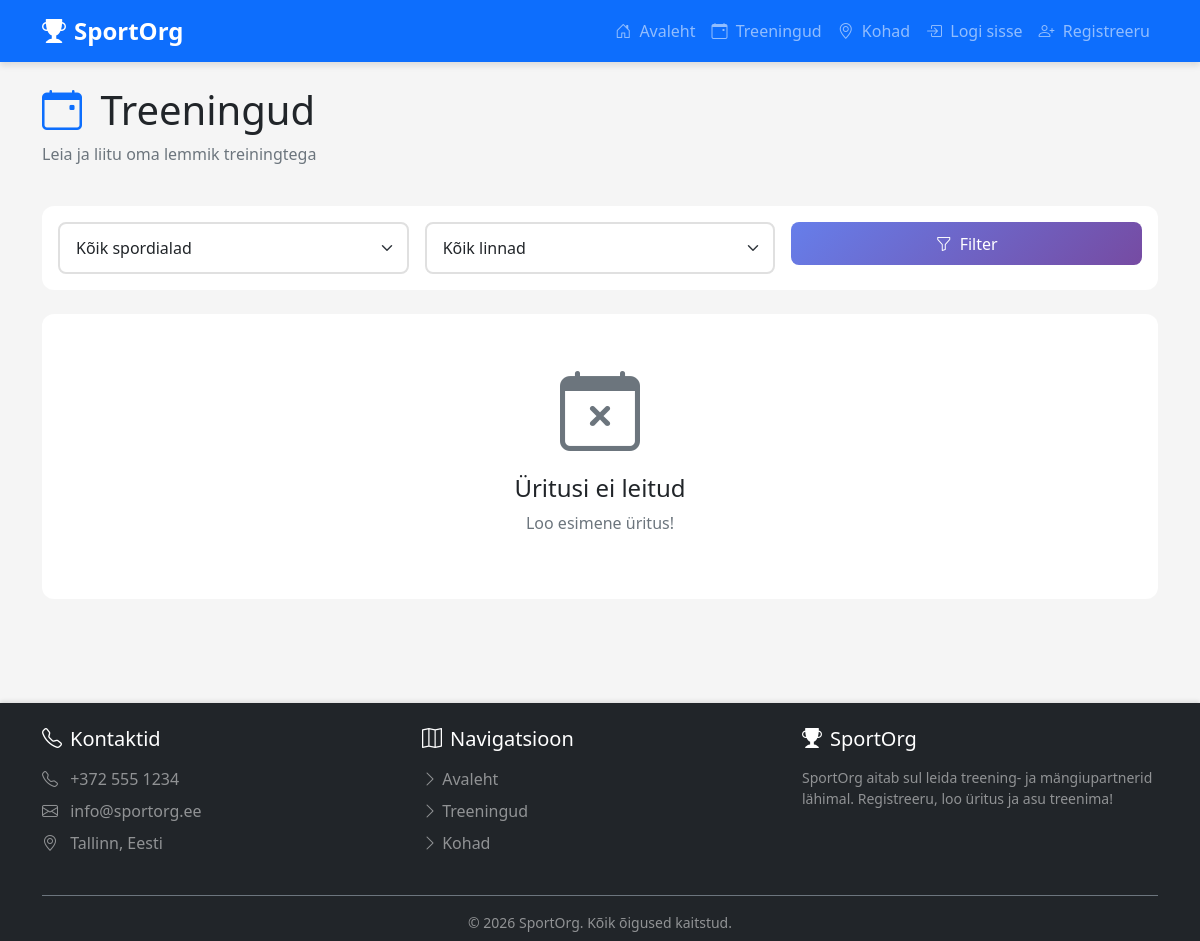
Before: / with the older database file.
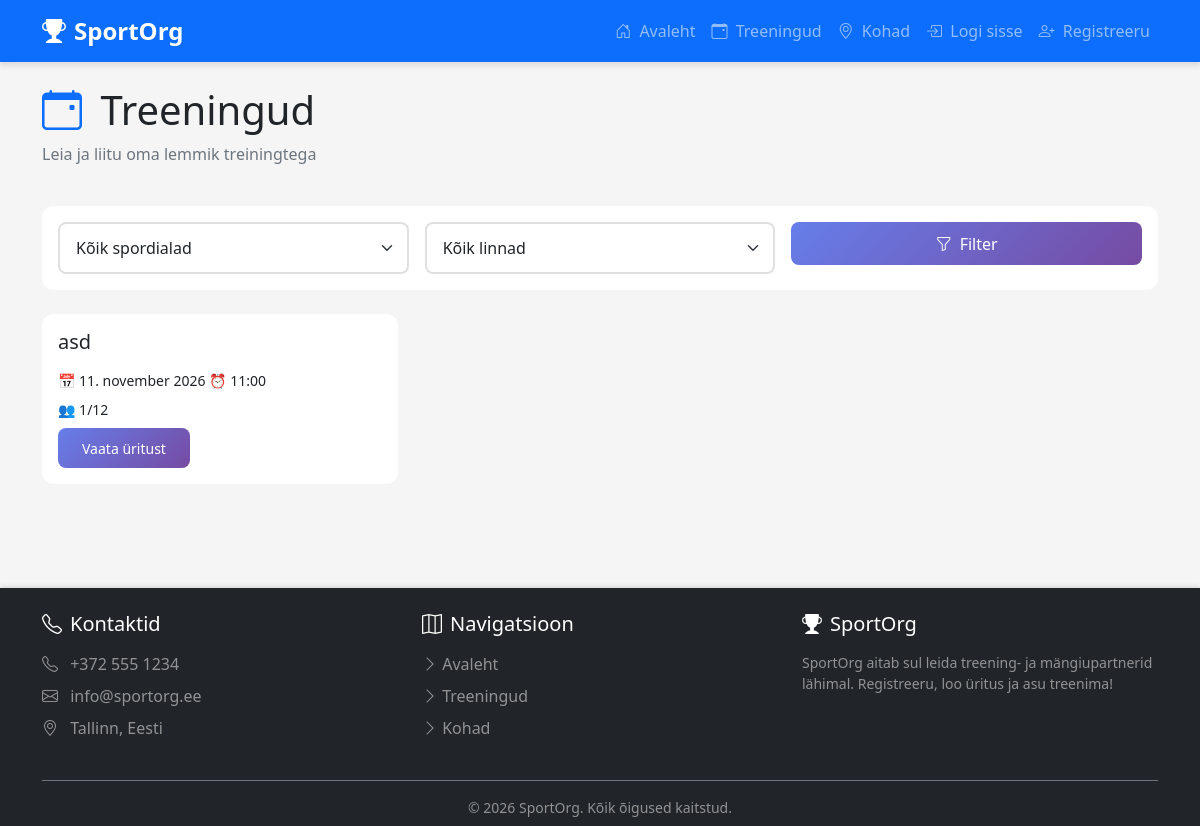
After: the same page with the newer database file.
### tables this page shows
CREATE TABLE events (
        id INTEGER PRIMARY KEY AUTOINCREMENT,
        title TEXT NOT NULL,
        description TEXT,
        sport_type TEXT NOT NULL,
        location_id INTEGER,
        creator_id INTEGER NOT NULL,
        event_date DATE NOT NULL,
        event_time TIME NOT NULL,
        duration INTEGER DEFAULT 120,
        max_participants INTEGER NOT NULL,
        current_participants INTEGER DEFAULT 1,
        skill_level TEXT NOT NULL,
        status TEXT DEFAULT 'active',
        created_at DATETIME DEFAULT CURRENT_TIMESTAMP,
        FOREIGN KEY (location_id) REFERENCES locations(id) ON DELETE SET NULL,
        FOREIGN KEY (creator_id) REFERENCES users(id) ON DELETE CASCADE
    );

### src/helpers/functions.php (called while the page is built, shortened)
<?php
function isLoggedIn() {
    return isset($_SESSION['user_id']) && !empty($_SESSION['user_id']);
}
function clean($data) {
    return htmlspecialchars($data, ENT_QUOTES, 'UTF-8');
}
function formatDateEt($date) {
    $months = [
        'jaanuar', 'veebruar', 'märts', 'aprill', 'mai', 'juuni',
        'juuli', 'august', 'september', 'oktoober', 'november', 'detsember'
    ];
    $timestamp = strtotime($date);
    $day = date('d', $timestamp);
    $month = $months[(int)date('m', $timestamp) - 1];
    $year = date('Y', $timestamp);
    return "$day. $month $year";
}
function formatTimeEt($time) {
    return date('H:i', strtotime($time));
}
?>

### src/config/bootstrap.php (called while the page is built, shortened)
<?php
$rootDir = dirname(__DIR__, 2);
require_once $rootDir . '/src/helpers/functions.php';
if (!function_exists('fetchAll')) {
    function fetchAll($pdo, $sql, $params = []) {
        $stmt = $pdo->prepare($sql);
        $stmt->execute($params);
        return $stmt->fetchAll();
    }
}
?>

### src/pages/home.php (the view, shortened to what this page needs)
<?php
require_once dirname(__DIR__, 2) . '/src/config/bootstrap.php';
$where = ["status = 'Открыто'", "event_date >= DATE('now')"];
$params = [];
$whereClause = implode(' AND ', $where);
$sql = "SELECT e.*, u.username, l.name as location_name, l.city
        FROM events e
        JOIN users u ON e.creator_id = u.id
        LEFT JOIN locations l ON e.location_id = l.id
        WHERE $whereClause
        ORDER BY e.event_date ASC
        LIMIT 50";
$events = fetchAll($pdo, $sql, $params);
require_once BASE_PATH . '/src/components/Header.php';
?>
<div class="row mb-4">
    <div class="col-12">
        <h1>
            <i class="bi bi-calendar-event text-primary me-2"></i>
            Treeningud
        </h1>
        <p class="text-muted">Leia ja liitu oma lemmik treiningtega</p>
    </div>
</div>
<div class="card mb-4">
    <div class="card-body">
        <form method="GET" action="/" class="row g-3">
            <div class="col-md-4">
                <select name="sport" class="form-select">
                    <option value="">Kõik spordialad</option>
                </select>
            </div>
            <div class="col-md-4">
                <select name="city" class="form-select">
                    <option value="">Kõik linnad</option>
                </select>
            </div>
            <div class="col-md-4">
                <button type="submit" class="btn btn-primary w-100">
                    <i class="bi bi-funnel me-2"></i>Filter
                </button>
            </div>
        </form>
    </div>
</div>
<?php if (empty($events)): ?>
    <div class="card text-center py-5">
        <i class="bi bi-calendar-x display-1 text-muted mb-3"></i>
        <h4>Üritusi ei leitud</h4>
        <p class="text-muted">Loo esimene üritus!</p>
    </div>
<?php else: ?>
    <div class="row g-4">
        <?php foreach ($events as $event): ?>
            <div class="col-md-6 col-lg-4">
                <div class="card h-100">
                    <div class="card-body">
                        <h5 class="card-title"><?php echo clean($event['title']); ?></h5>
                        <small class="d-block mb-2">
                            📅 <?php echo formatDateEt($event['event_date']); ?>
                            ⏰ <?php echo formatTimeEt($event['event_time']); ?>
                        </small>
                        <small class="d-block mb-2">
                            👥 <?php echo $event['current_participants']; ?>/<?php echo $event['max_participants']; ?>
                        </small>
                        <a href="<?php echo SITE_URL; ?>/src/pages/events/view.php?id=<?php echo $event['id']; ?>"
                           class="btn btn-sm btn-primary">
                            Vaata üritust
                        </a>
                    </div>
                </div>
            </div>
        <?php endforeach; ?>
    </div>
<?php endif; ?>
<?php require_once BASE_PATH . '/src/components/Footer.php'; ?>

### index.php (shortened to what this page needs)
<?php
require_once __DIR__ . '/src/config/bootstrap.php';
$path = trim(parse_url($_SERVER['REQUEST_URI'], PHP_URL_PATH), '/');
$path = preg_replace('/\.php$/', '', $path);
switch ($path) {
    case '':
    case '/':
    case 'home':
        require_once BASE_PATH . '/src/pages/home.php';
        break;
}
?>

### src/components/Header.php (shortened to what this page needs)
<?php
$currentUser = getCurrentUser();
$isLoggedIn = isLoggedIn();
?>
<!DOCTYPE html>
<html lang="et">
<head>
    <link href="https://cdn.jsdelivr.net/npm/bootstrap@5.3.0/dist/css/bootstrap.min.css" rel="stylesheet">
    <link rel="stylesheet" href="https://cdn.jsdelivr.net/npm/bootstrap-icons@1.11.0/font/bootstrap-icons.css">
    <link rel="stylesheet" href="<?php echo SITE_URL; ?>/public/assets/css/style.css">
</head>
<body>
    <nav class="navbar navbar-expand-lg navbar-dark bg-primary sticky-top shadow">
        <div class="container">
            <a class="navbar-brand d-flex align-items-center" href="<?php echo SITE_URL; ?>/">
                <i class="bi bi-trophy-fill me-2 fs-4"></i>
                <span class="fw-bold">SportOrg</span>
            </a>
            <div class="collapse navbar-collapse" id="navbarNav">
                <ul class="navbar-nav ms-auto align-items-lg-center">
                    <li class="nav-item">
                        <a class="nav-link" href="<?php echo SITE_URL; ?>/">
                            <i class="bi bi-house-door me-1"></i> Avaleht
                        </a>
                    </li>
                    <li class="nav-item">
                        <a class="nav-link" href="<?php echo SITE_URL; ?>/events/list.php">
                            <i class="bi bi-calendar-event me-1"></i> Treeningud
                        </a>
                    </li>
                    <li class="nav-item">
                        <a class="nav-link" href="<?php echo SITE_URL; ?>/locations/list.php">
                            <i class="bi bi-geo-alt me-1"></i> Kohad
                        </a>
                    </li>
                    <?php if ($isLoggedIn): ?>
                        <li class="nav-item">
                            <a class="nav-link" href="<?php echo SITE_URL; ?>/events/create.php">
                                <i class="bi bi-plus-circle me-1"></i> Loo üritus
                            </a>
                        </li>
                        <li class="nav-item">
                            <a class="nav-link" href="<?php echo SITE_URL; ?>/events/my.php">
                                <i class="bi bi-calendar-check me-1"></i> Minu treeningud
                            </a>
                        </li>
                        <li class="nav-item">
                            <a class="nav-link" href="<?php echo SITE_URL; ?>/user/notifications.php">
                                <i class="bi bi-bell me-1"></i>
                                <span id="notificationCount" class="badge bg-danger">0</span>
                            </a>
                        </li>
                        <li class="nav-item dropdown">
                            <a class="nav-link dropdown-toggle" href="#" role="button" data-bs-toggle="dropdown">
                                <i class="bi bi-person-circle me-1"></i> <?php echo clean($currentUser['username']); ?>
                            </a>
                            <ul class="dropdown-menu dropdown-menu-end">
                                <li><a class="dropdown-item" href="<?php echo SITE_URL; ?>/user/profile.php">
                                    <i class="bi bi-person me-2"></i> Profiil
                                </a></li>
                                <li><hr class="dropdown-divider"></li>
                                <li><a class="dropdown-item" href="<?php echo SITE_URL; ?>/auth/logout.php">
                                    <i class="bi bi-box-arrow-right me-2"></i> Logi välja
                                </a></li>
                            </ul>
                        </li>
                    <?php else: ?>
                        <li class="nav-item">
                            <a class="nav-link" href="<?php echo SITE_URL; ?>/auth/login.php">
                                <i class="bi bi-box-arrow-in-right me-1"></i> Logi sisse
                            </a>
                        </li>
                        <li class="nav-item">
                            <a class="nav-link" href="<?php echo SITE_URL; ?>/auth/register.php">
                                <i class="bi bi-person-plus me-1"></i> Registreeru
                            </a>
                        </li>
                    <?php endif; ?>
                </ul>
            </div>
        </div>
    </nav>
    <main class="main-content">
        <div class="container my-4">

### src/components/Footer.php (shortened to what this page needs)
        </div>
    </main>
    <footer class="bg-dark text-white mt-5 pt-4 pb-2">
        <div class="container">
            <div class="row mb-4">
                <div class="col-md-4 mb-3 mb-md-0">
                    <h5 class="mb-3">
                        <i class="bi bi-telephone me-2"></i>Kontaktid
                    </h5>
                    <ul class="list-unstyled text-white-50">
                        <li class="mb-2">
                            <i class="bi bi-telephone me-2"></i>
                            <a href="tel:+3725551234" class="text-white-50 text-decoration-none">
                                +372 555 1234
                            </a>
                        </li>
                        <li class="mb-2">
                            <i class="bi bi-envelope me-2"></i>
                            <a href="mailto:info@sportorg.ee" class="text-white-50 text-decoration-none">
                                info@sportorg.ee
                            </a>
                        </li>
                        <li>
                            <i class="bi bi-geo-alt me-2"></i>
                            Tallinn, Eesti
                        </li>
                    </ul>
                </div>
                <div class="col-md-4 mb-3 mb-md-0">
                    <h5 class="mb-3">
                        <i class="bi bi-map me-2"></i>Navigatsioon
                    </h5>
                    <ul class="list-unstyled">
                        <li class="mb-2">
                            <a href="<?php echo SITE_URL; ?>/" class="text-white-50 text-decoration-none">
                                <i class="bi bi-chevron-right"></i> Avaleht
                            </a>
                        </li>
                        <li class="mb-2">
                            <a href="<?php echo SITE_URL; ?>/events/list.php" class="text-white-50 text-decoration-none">
                                <i class="bi bi-chevron-right"></i> Treeningud
                            </a>
                        </li>
                        <li class="mb-2">
                            <a href="<?php echo SITE_URL; ?>/locations/list.php" class="text-white-50 text-decoration-none">
                                <i class="bi bi-chevron-right"></i> Kohad
                            </a>
                        </li>
                    </ul>
                </div>
                <div class="col-md-4">
                    <h5 class="mb-3">
                        <i class="bi bi-trophy-fill me-2"></i>SportOrg
                    </h5>
                    <p class="text-white-50 small">
                        SportOrg aitab sul leida treening- ja mängiupartnerid lähimal.
                        Registreeru, loo üritus ja asu treenima!
                    </p>
                </div>
            </div>
            <div class="border-top border-secondary pt-3 mt-3">
                <div class="text-center text-white-50 small">
                    <p class="mb-0">
                        © 2026 SportOrg. Kõik õigused kaitstud.
                    </p>
                </div>
            </div>
        </div>
    </footer>
</body>
</html>

### public/assets/css/style.css (style rules this page uses)
:root { --primary-color: #0d6efd; --secondary-color: #6c757d; --success-color: #198754; --danger-color: #dc3545; --warning-color: #ffc107; --info-color: #0dcaf0; --light-color: #f8f9fa; --dark-color: #212529; }
* { margin: 0; padding: 0; box-sizing: border-box; }
body { font-family: 'Segoe UI', Tahoma, Geneva, Verdana, sans-serif; background-color: #f5f5f5; min-height: 100vh; display: flex; flex-direction: column; }
.main-content { flex: 1; padding-bottom: 2rem; }
.navbar { box-shadow: 0 2px 4px rgba(0, 0, 0, 0.1); }
.navbar-brand { font-size: 1.5rem; font-weight: 700; }
.nav-link { font-weight: 500; transition: all 0.3s ease; }
.card { border: none; border-radius: 12px; transition: all 0.3s ease; }
.btn { border-radius: 8px; font-weight: 500; padding: 0.6rem 1.5rem; transition: all 0.3s ease; }
.btn-primary { background: linear-gradient(135deg, #667eea 0%, #764ba2 100%); border: none; }
.form-control, .form-select { border-radius: 8px; border: 2px solid #e0e0e0; padding: 0.75rem 1rem; transition: all 0.3s ease; }
footer { margin-top: auto; box-shadow: 0 -2px 4px rgba(0, 0, 0, 0.1); }
.text-muted { color: var(--secondary-color) !important; }
.shadow { box-shadow: 0 4px 6px rgba(0, 0, 0, 0.1) !important; }

Changed rows visible on the page:
added events: title "asd", event_date "11. november 2026", event_time "11:00", current_participants "1", max_participants "12"
Other visible differences:
text no longer shown: "Üritusi ei leitud Loo esimene üritus!"
